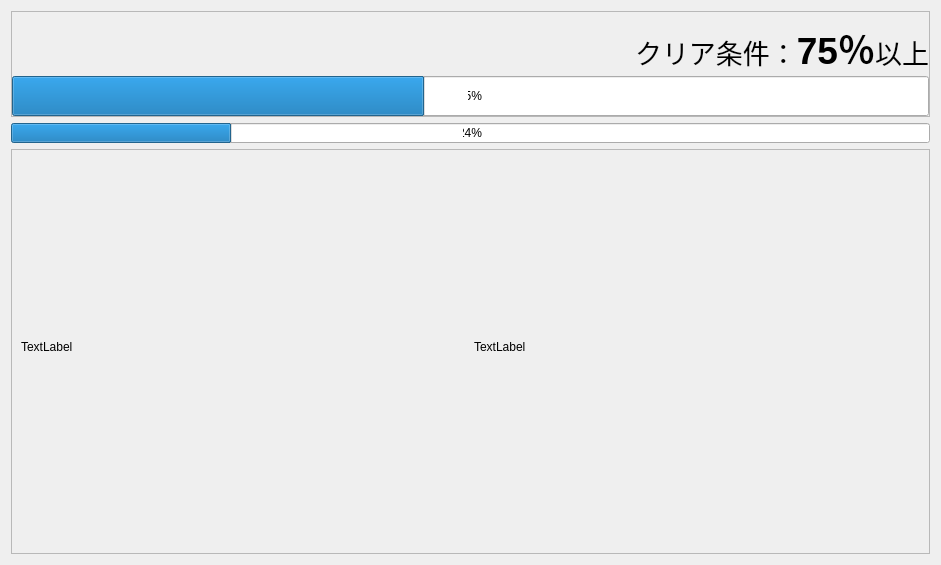
<?xml version="1.0" encoding="UTF-8"?>
<ui version="4.0">
 <class>Form</class>
 <widget class="QWidget" name="Form">
  <property name="geometry">
   <rect>
    <x>0</x>
    <y>0</y>
    <width>941</width>
    <height>565</height>
   </rect>
  </property>
  <property name="windowTitle">
   <string>Form</string>
  </property>
  <layout class="QVBoxLayout" name="verticalLayout">
   <item>
    <widget class="QFrame" name="frame_2">
     <property name="sizePolicy">
      <sizepolicy hsizetype="Preferred" vsizetype="Fixed">
       <horstretch>0</horstretch>
       <verstretch>0</verstretch>
      </sizepolicy>
     </property>
     <property name="maximumSize">
      <size>
       <width>16777215</width>
       <height>16777215</height>
      </size>
     </property>
     <property name="frameShape">
      <enum>QFrame::StyledPanel</enum>
     </property>
     <property name="frameShadow">
      <enum>QFrame::Raised</enum>
     </property>
     <layout class="QVBoxLayout" name="verticalLayout_2">
      <property name="spacing">
       <number>0</number>
      </property>
      <property name="leftMargin">
       <number>0</number>
      </property>
      <property name="rightMargin">
       <number>0</number>
      </property>
      <property name="bottomMargin">
       <number>0</number>
      </property>
      <item>
       <widget class="QLabel" name="totalScore_label">
        <property name="sizePolicy">
         <sizepolicy hsizetype="Preferred" vsizetype="Fixed">
          <horstretch>0</horstretch>
          <verstretch>0</verstretch>
         </sizepolicy>
        </property>
        <property name="maximumSize">
         <size>
          <width>16777215</width>
          <height>100</height>
         </size>
        </property>
        <property name="baseSize">
         <size>
          <width>0</width>
          <height>0</height>
         </size>
        </property>
        <property name="font">
         <font>
          <bold>true</bold>
         </font>
        </property>
        <property name="text">
         <string>&lt;html&gt;&lt;head/&gt;&lt;body&gt;&lt;p align=&quot;right&quot;&gt;&lt;span style=&quot; font-size:20pt; font-weight:400;&quot;&gt;クリア条件：&lt;/span&gt;&lt;span style=&quot; font-size:28pt;&quot;&gt;75％&lt;/span&gt;&lt;span style=&quot; font-size:20pt; font-weight:400;&quot;&gt;以上&lt;/span&gt;&lt;/p&gt;&lt;/body&gt;&lt;/html&gt;</string>
        </property>
        <property name="alignment">
         <set>Qt::AlignBottom|Qt::AlignLeading|Qt::AlignLeft</set>
        </property>
        <property name="wordWrap">
         <bool>false</bool>
        </property>
       </widget>
      </item>
      <item>
       <widget class="QProgressBar" name="totalScore_bar">
        <property name="minimumSize">
         <size>
          <width>0</width>
          <height>40</height>
         </size>
        </property>
        <property name="maximumSize">
         <size>
          <width>16777215</width>
          <height>40</height>
         </size>
        </property>
        <property name="styleSheet">
         <string notr="true">QProgressBar
{
text-align: center;

}</string>
        </property>
        <property name="value">
         <number>45</number>
        </property>
       </widget>
      </item>
     </layout>
    </widget>
   </item>
   <item>
    <widget class="QProgressBar" name="score_bar">
     <property name="maximumSize">
      <size>
       <width>16777215</width>
       <height>20</height>
      </size>
     </property>
     <property name="styleSheet">
      <string notr="true">QProgressBar {
    text-align: center;
}</string>
     </property>
     <property name="value">
      <number>24</number>
     </property>
    </widget>
   </item>
   <item>
    <layout class="QHBoxLayout" name="horizontalLayout">
     <property name="sizeConstraint">
      <enum>QLayout::SetMinAndMaxSize</enum>
     </property>
     <item>
      <widget class="QFrame" name="frame">
       <property name="frameShape">
        <enum>QFrame::StyledPanel</enum>
       </property>
       <property name="frameShadow">
        <enum>QFrame::Raised</enum>
       </property>
       <layout class="QHBoxLayout" name="horizontalLayout_2">
        <property name="sizeConstraint">
         <enum>QLayout::SetMinAndMaxSize</enum>
        </property>
        <property name="topMargin">
         <number>0</number>
        </property>
        <item>
         <widget class="QLabel" name="demo_label">
          <property name="styleSheet">
           <string notr="true"/>
          </property>
          <property name="text">
           <string>TextLabel</string>
          </property>
         </widget>
        </item>
        <item>
         <widget class="QLabel" name="dance_label">
          <property name="styleSheet">
           <string notr="true"/>
          </property>
          <property name="text">
           <string>TextLabel</string>
          </property>
         </widget>
        </item>
       </layout>
      </widget>
     </item>
    </layout>
   </item>
  </layout>
 </widget>
 <resources/>
 <connections/>
</ui>
